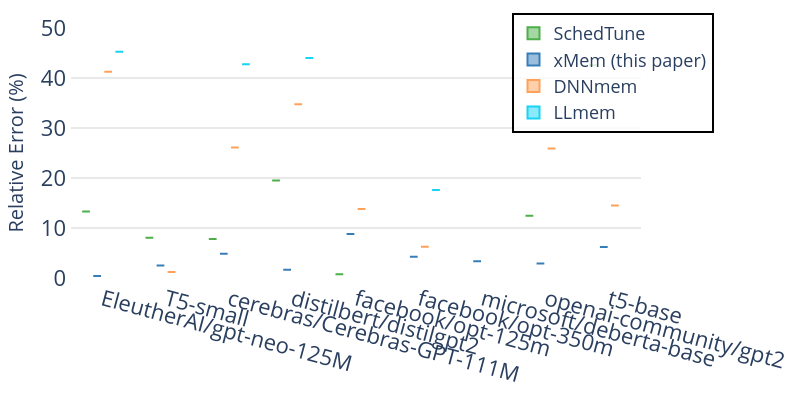

The notebook cell this image was saved under:
### Code cell
fig = e_plot.llm_plot_relative_error_in_box_diagram_with_verification_data(
    title="Evaluation-Relative Error Experiments Result across Estimators-SGD",
    data_dir=project_base,
    overall_median=False,
    image_size=(800, 400),
    font_size=20,
    legend_font_size=18,
    tickfont_size=22,
    view_mode = False,
    yrange=(0, 50),
)
fig.show()

### Figure 1 — Plotly figure (JSON) as saved in the notebook; plotly's stock layout.template omitted (floating-point values rounded to 4 significant figures)
{"data": [{"alignmentgroup": "True", "hovertemplate": "Estimator=SchedTune<br>Model=%{x}<br>Error=%{y}<extra></extra>", "legendgroup": "SchedTune", "marker": {"color": "#4daf4a", "size": 3}, "name": "SchedTune", "notched": false, "offsetgroup": "SchedTune", "orientation": "v", "showlegend": true, "x": ["cerebras/Cerebras-GPT-111M", "facebook/opt-350m", "openai-community/gpt2", "distilbert/distilgpt2", "T5-small", "t5-base", "facebook/opt-125m", "EleutherAI/gpt-neo-125M"], "x0": " ", "xaxis": "x", "y": [7.814, 50.37, 12.47, 19.5, 8.026, 42.53, 0.7438, 13.29], "y0": " ", "yaxis": "y", "type": "box"}, {"alignmentgroup": "True", "hovertemplate": "Estimator=xMem (this paper)<br>Model=%{x}<br>Error=%{y}<extra></extra>", "legendgroup": "xMem (this paper)", "marker": {"color": "#377eb8", "size": 3}, "name": "xMem (this paper)", "notched": false, "offsetgroup": "xMem (this paper)", "orientation": "v", "showlegend": true, "x": ["cerebras/Cerebras-GPT-111M", "microsoft/deberta-base", "facebook/opt-350m", "openai-community/gpt2", "distilbert/distilgpt2", "T5-small", "t5-base", "facebook/opt-125m", "EleutherAI/gpt-neo-125M"], "x0": " ", "xaxis": "x", "y": [4.868, 3.36, 4.234, 2.905, 1.659, 2.502, 6.195, 8.801, 0.3774], "y0": " ", "yaxis": "y", "type": "box"}, {"alignmentgroup": "True", "hovertemplate": "Estimator=DNNmem<br>Model=%{x}<br>Error=%{y}<extra></extra>", "legendgroup": "DNNmem", "marker": {"color": "#FFA15A", "size": 3}, "name": "DNNmem", "notched": false, "offsetgroup": "DNNmem", "orientation": "v", "showlegend": true, "x": ["cerebras/Cerebras-GPT-111M", "facebook/opt-350m", "openai-community/gpt2", "distilbert/distilgpt2", "T5-small", "t5-base", "facebook/opt-125m", "EleutherAI/gpt-neo-125M"], "x0": " ", "xaxis": "x", "y": [26.1, 6.234, 25.9, 34.77, 1.213, 14.5, 13.82, 41.23], "y0": " ", "yaxis": "y", "type": "box"}, {"alignmentgroup": "True", "hovertemplate": "Estimator=LLmem<br>Model=%{x}<br>Error=%{y}<extra></extra>", "legendgroup": "LLmem", "marker": {"color": "#19d3f3", "size": 3}, "name": "LLmem", "notched": false, "offsetgroup": "LLmem", "orientation": "v", "showlegend": true, "x": ["cerebras/Cerebras-GPT-111M", "microsoft/deberta-base", "facebook/opt-350m", "openai-community/gpt2", "distilbert/distilgpt2", "T5-small", "t5-base", "facebook/opt-125m", "EleutherAI/gpt-neo-125M"], "x0": " ", "xaxis": "x", "y": [42.76, 100.0, 17.58, 52.57, 43.99, 100.0, 100.0, 64.31, 45.24], "y0": " ", "yaxis": "y", "type": "box"}], "layout": {"xaxis": {"anchor": "y", "domain": [0.0, 1.0], "title": {"font": {"size": 20}}, "categoryorder": "array", "categoryarray": ["EleutherAI/gpt-neo-125M", "T5-small", "cerebras/Cerebras-GPT-111M", "distilbert/distilgpt2", "facebook/opt-125m", "facebook/opt-350m", "microsoft/deberta-base", "openai-community/gpt2", "t5-base"], "tickangle": 15, "tickfont": {"size": 22}, "showgrid": false}, "yaxis": {"anchor": "x", "domain": [0.0, 1.0], "title": {"text": "Relative Error (%)", "font": {"size": 20}}, "tickfont": {"size": 22}, "showgrid": true, "gridcolor": "LightGray", "zeroline": false, "range": [0, 50]}, "legend": {"title": {}, "tracegroupgap": 0, "font": {"size": 18}, "orientation": "v", "yanchor": "bottom", "y": 0.58, "xanchor": "center", "x": 0.95, "bgcolor": "rgba(255,255,255,0.8)", "bordercolor": "Black", "borderwidth": 2}, "margin": {"t": 20, "l": 60, "r": 20, "b": 50, "pad": 4}, "boxmode": "group", "font": {"size": 20}, "title": {"x": 0.5}, "plot_bgcolor": "white", "width": 800, "height": 400}}
